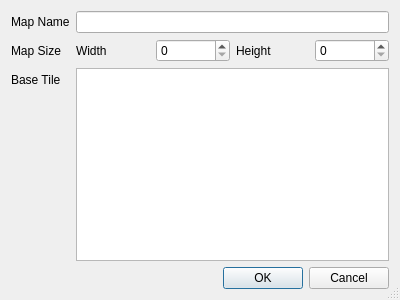
<?xml version="1.0" encoding="UTF-8"?>
<ui version="4.0">
 <class>new_map_dialog_t</class>
 <widget class="QDialog" name="new_map_dialog_t">
  <property name="geometry">
   <rect>
    <x>0</x>
    <y>0</y>
    <width>400</width>
    <height>300</height>
   </rect>
  </property>
  <property name="windowTitle">
   <string>Dialog</string>
  </property>
  <property name="sizeGripEnabled">
   <bool>true</bool>
  </property>
  <property name="modal">
   <bool>true</bool>
  </property>
  <layout class="QVBoxLayout" name="verticalLayout">
   <item>
    <layout class="QFormLayout" name="formLayout_2">
     <item row="0" column="0">
      <widget class="QLabel" name="lbl_mapName">
       <property name="text">
        <string>Map Name</string>
       </property>
      </widget>
     </item>
     <item row="0" column="1">
      <widget class="QLineEdit" name="txt_mapName"/>
     </item>
     <item row="1" column="0">
      <widget class="QLabel" name="lbl_mapSize">
       <property name="text">
        <string>Map Size</string>
       </property>
      </widget>
     </item>
     <item row="1" column="1">
      <layout class="QHBoxLayout" name="horizontalLayout">
       <item>
        <widget class="QLabel" name="lbl_mapWidth">
         <property name="sizePolicy">
          <sizepolicy hsizetype="Minimum" vsizetype="Preferred">
           <horstretch>0</horstretch>
           <verstretch>0</verstretch>
          </sizepolicy>
         </property>
         <property name="text">
          <string>Width</string>
         </property>
        </widget>
       </item>
       <item>
        <widget class="QSpinBox" name="spb_width">
         <property name="sizePolicy">
          <sizepolicy hsizetype="Preferred" vsizetype="Fixed">
           <horstretch>0</horstretch>
           <verstretch>0</verstretch>
          </sizepolicy>
         </property>
        </widget>
       </item>
       <item>
        <widget class="QLabel" name="lbl_mapHeight">
         <property name="sizePolicy">
          <sizepolicy hsizetype="Minimum" vsizetype="Preferred">
           <horstretch>0</horstretch>
           <verstretch>0</verstretch>
          </sizepolicy>
         </property>
         <property name="text">
          <string>Height</string>
         </property>
        </widget>
       </item>
       <item>
        <widget class="QSpinBox" name="spb_height">
         <property name="sizePolicy">
          <sizepolicy hsizetype="Preferred" vsizetype="Fixed">
           <horstretch>0</horstretch>
           <verstretch>0</verstretch>
          </sizepolicy>
         </property>
        </widget>
       </item>
      </layout>
     </item>
     <item row="2" column="0">
      <widget class="QLabel" name="label_4">
       <property name="text">
        <string>Base Tile</string>
       </property>
      </widget>
     </item>
     <item row="2" column="1">
      <layout class="QHBoxLayout" name="horizontalLayout_3">
       <item>
        <widget class="QListView" name="list_baseTile">
         <property name="verticalScrollBarPolicy">
          <enum>Qt::ScrollBarAlwaysOff</enum>
         </property>
         <property name="sizeAdjustPolicy">
          <enum>QAbstractScrollArea::AdjustToContents</enum>
         </property>
         <property name="dragDropMode">
          <enum>QAbstractItemView::NoDragDrop</enum>
         </property>
         <property name="defaultDropAction">
          <enum>Qt::IgnoreAction</enum>
         </property>
         <property name="movement">
          <enum>QListView::Snap</enum>
         </property>
         <property name="resizeMode">
          <enum>QListView::Adjust</enum>
         </property>
         <property name="viewMode">
          <enum>QListView::IconMode</enum>
         </property>
         <property name="uniformItemSizes">
          <bool>true</bool>
         </property>
        </widget>
       </item>
      </layout>
     </item>
    </layout>
   </item>
   <item>
    <widget class="QDialogButtonBox" name="buttonBox">
     <property name="orientation">
      <enum>Qt::Horizontal</enum>
     </property>
     <property name="standardButtons">
      <set>QDialogButtonBox::Cancel|QDialogButtonBox::Ok</set>
     </property>
     <property name="centerButtons">
      <bool>false</bool>
     </property>
    </widget>
   </item>
  </layout>
 </widget>
 <resources/>
 <connections>
  <connection>
   <sender>buttonBox</sender>
   <signal>accepted()</signal>
   <receiver>new_map_dialog_t</receiver>
   <slot>accept()</slot>
   <hints>
    <hint type="sourcelabel">
     <x>248</x>
     <y>254</y>
    </hint>
    <hint type="destinationlabel">
     <x>157</x>
     <y>274</y>
    </hint>
   </hints>
  </connection>
  <connection>
   <sender>buttonBox</sender>
   <signal>rejected()</signal>
   <receiver>new_map_dialog_t</receiver>
   <slot>reject()</slot>
   <hints>
    <hint type="sourcelabel">
     <x>316</x>
     <y>260</y>
    </hint>
    <hint type="destinationlabel">
     <x>286</x>
     <y>274</y>
    </hint>
   </hints>
  </connection>
 </connections>
</ui>
